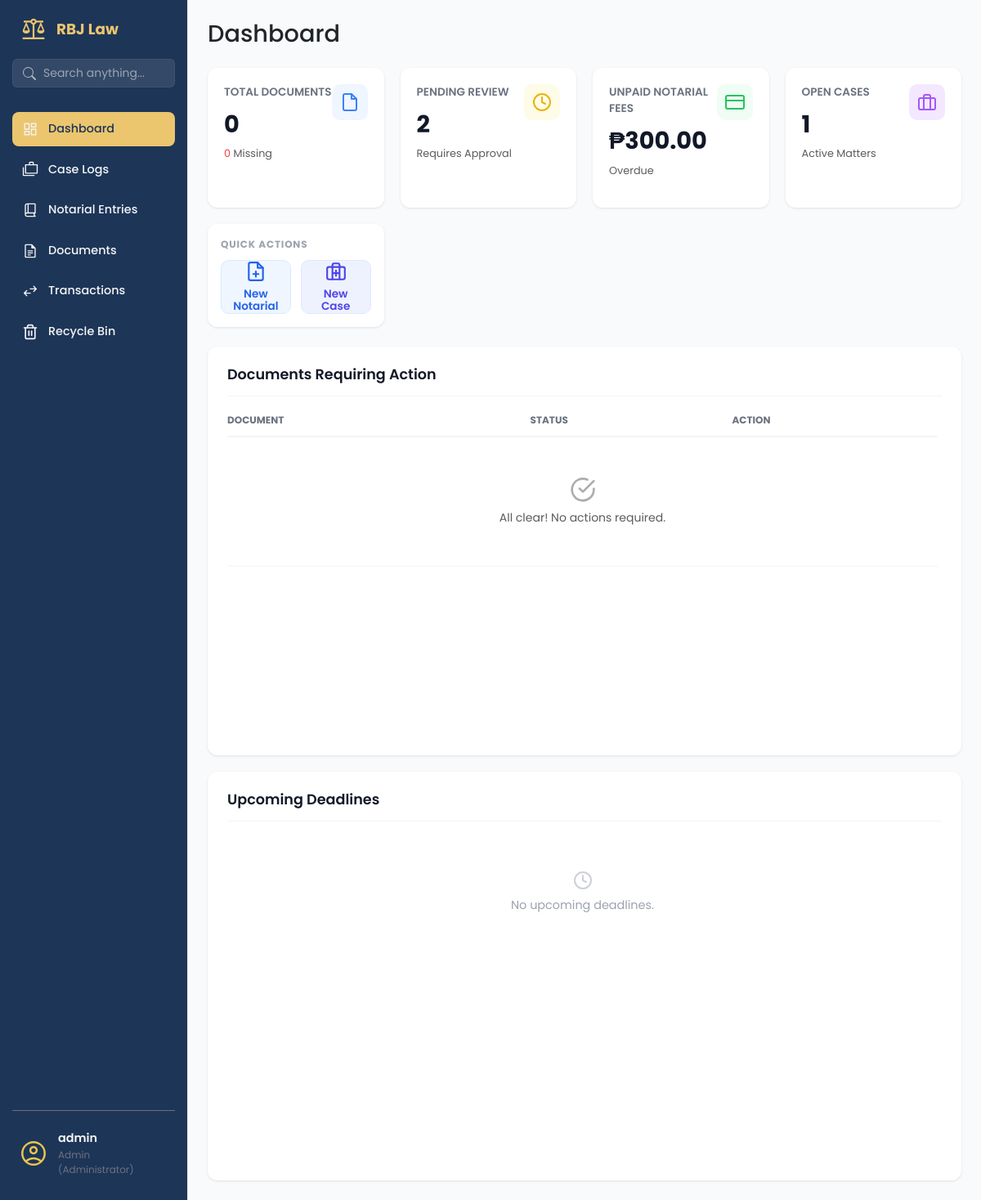
The page /dashboard (signed in) on the database as committed earlier.
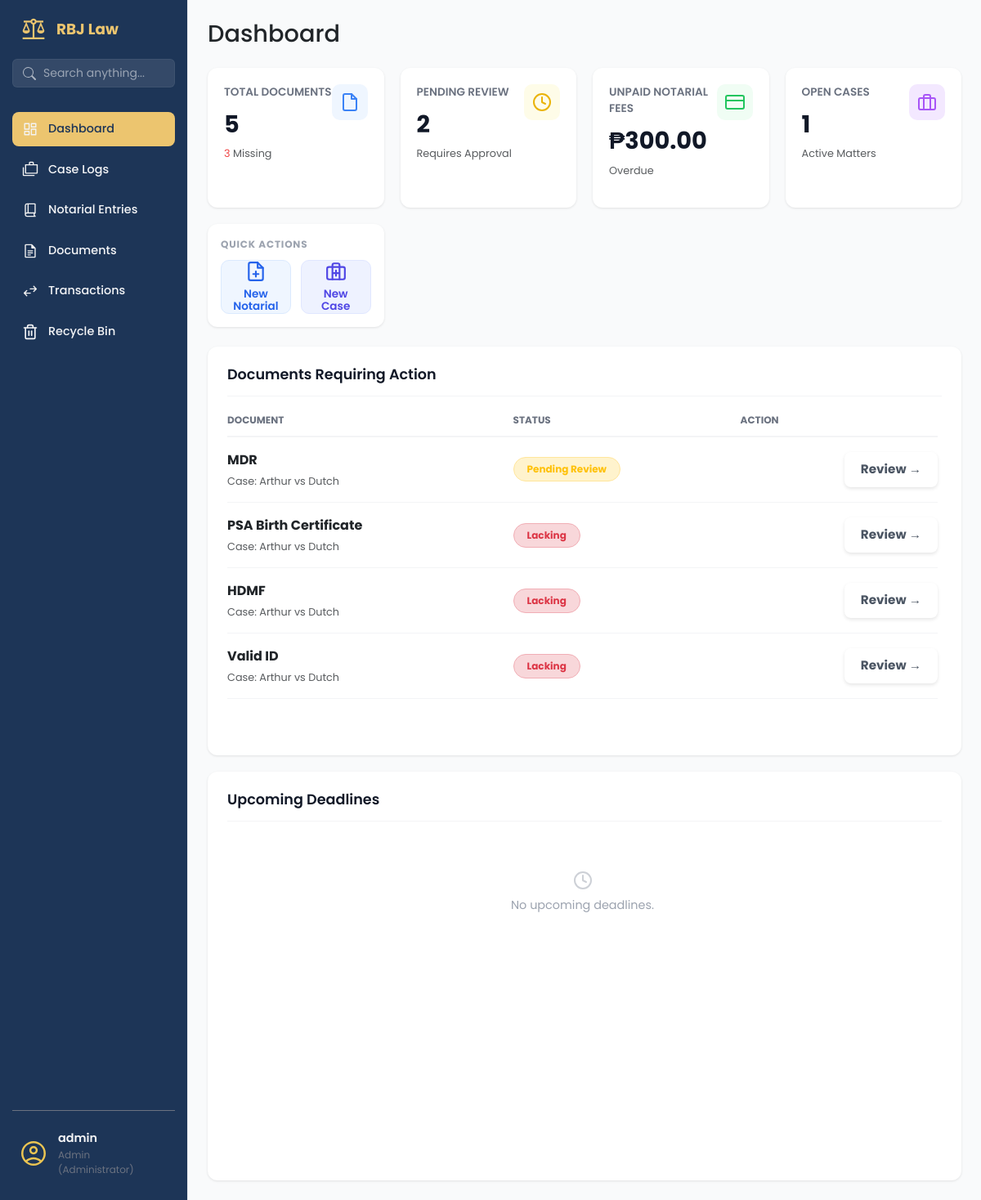
The same page on the database as committed later.
### app/models/document_mdl.py (models this page shows, shortened)
class Document(db.Model, SoftDeleteMixin):
    __tablename__ = 'documents'
    id = db.Column(db.Integer, primary_key=True)
    filename = db.Column(db.String(255), nullable=False)
    file_path = db.Column(db.String(500), nullable=False)
    file_type = db.Column(db.String(50), nullable=True)
    file_size = db.Column(db.Integer, nullable=True)  # in bytes
    document_type = db.Column(db.String(100), nullable=True)  # e.g., Affidavit, ID, SPA Draft, etc.
    notes = db.Column(db.Text, nullable=True)
    document_status = db.Column(db.String(50), default='Pending', nullable=False)
    parent_type = db.Column(db.String(50), nullable=False)  # 'notarial_entry', 'case', 'client'
    parent_id = db.Column(db.Integer, nullable=False)
    uploaded_by = db.Column(db.Integer, db.ForeignKey('users.id'), nullable=True)
    uploaded_at = db.Column(db.DateTime, default=datetime.utcnow)
    last_modified = db.Column(db.DateTime, default=datetime.utcnow, onupdate=datetime.utcnow)
    uploader = db.relationship('User', backref='uploaded_documents', lazy=True)

### app/routes/dashboard_routes.py (the view)
@dashboard_bp.route('/')
@dashboard_bp.route('/dashboard')
@login_required
def dashboard_page():
    filtered_data = filter_dashboard_data()
    total_docs = Document.query.filter(Document.deleted_at == None).count()
    missing_docs = Document.query.filter(Document.document_status.ilike('Lacking'),Document.deleted_at == None).count()
    if current_user.role == 'staff':
        pending_payments_count = filtered_data['transactions'].filter_by(payment_status='Pending').count()
        unpaid_sum = db.session.query(func.sum(TransactionItem.transaction_amount))\
            .filter(TransactionItem.payment_status == 'Pending',
                   TransactionItem.transaction_type == 'Notarial').scalar() or 0
        unpaid_count = TransactionItem.query.filter_by(
            payment_status='Pending',
            transaction_type='Notarial'
        ).count()
    else:
        pending_payments_count = TransactionItem.query.filter_by(payment_status='Pending').count()
        unpaid_sum = db.session.query(func.sum(TransactionItem.transaction_amount))\
            .filter(TransactionItem.payment_status == 'Pending').scalar() or 0
        unpaid_count = TransactionItem.query.filter_by(payment_status='Pending').count()
    pending_docs_count = Document.query.filter(Document.document_status.ilike('Pending')).count()
    total_pending = pending_docs_count + pending_payments_count
    open_cases = Case.query.filter(Case.status.ilike('active')).count()
    notarial_count = TransactionItem.query.filter_by(transaction_type='Notarial').count()
    case_count = TransactionItem.query.filter_by(transaction_type='Case').count()
    upcoming_deadlines = Schedule.query\
        .options(joinedload(Schedule.case))\
        .filter(Schedule.is_done == False)\
        .order_by(Schedule.deadline.asc())\
        .limit(6)\
        .all()
    kpi_data = {
        'total_docs': total_docs,
        'missing_docs': missing_docs,
        'pending_review': total_pending,
        'pending_payments': pending_payments_count,
        'total_unpaid': "{:,.2f}".format(unpaid_sum),
        'unpaid_count': unpaid_count,
        'open_cases': open_cases,
        'notarial_count': notarial_count,
        'case_count': case_count
    }
    action_docs_query = Document.query.filter(
        Document.document_status.in_(['Pending', 'Lacking', 'Draft', 'For Signature', 'Pending Review']),
        Document.deleted_at == None
    ).order_by(
        db.case(
            (Document.document_status == 'Pending Review', 1),
            (Document.document_status == 'Lacking', 2),
            else_=3
        ),
        Document.last_modified.desc()
    ).limit(5).all()
    action_docs_data = []
    for doc in action_docs_query:
        action_docs_data.append({
            'title': doc.document_type or doc.filename,
            'context': resolve_document_context(doc),
            'status': doc.document_status,
            'id': doc.id,
            'target_url': get_context_url(doc)
        })
    if current_user.role == 'staff':
        pending_transactions = TransactionItem.query\
            .filter_by(payment_status='Pending', transaction_type='Notarial')\
            .options(joinedload(TransactionItem.client))\
            .order_by(TransactionItem.transaction_date.desc())\
            .limit(5).all()
    else:
        pending_transactions = TransactionItem.query\
            .filter_by(payment_status='Pending')\
            .options(joinedload(TransactionItem.client))\
            .order_by(TransactionItem.transaction_date.desc())\
            .limit(5).all()
    action_transactions_data = []
    for transaction in pending_transactions:
        client_name = "Unknown Client"
        if transaction.client:
            if hasattr(transaction.client, 'full_name'):
                client_name = transaction.client.full_name
            elif hasattr(transaction.client, 'client_first_name'):
                client_name = f"{transaction.client.client_first_name} {transaction.client.client_last_name}"
        action_transactions_data.append({
            'title': f"{transaction.purpose} - {client_name}",
            'context': f"{transaction.transaction_type} Transaction",
            'status': 'Pending Payment',
            'id': transaction.id,
            'target_url': url_for('transaction.transactions_page')
        })
    context = {
        'kpi': kpi_data,
        'action_docs': action_docs_data,
        'action_transactions': action_transactions_data,
        'upcoming_deadlines': upcoming_deadlines,
        'now': datetime.now().date()
    }
    return render_template('dashboard_page.html', **context)

### app/models/client_mdl.py (called while the page is built)
    @property
    def full_name(self):
        return f"{self.client_first_name} {self.client_last_name}"

### app/routes/dashboard_routes.py (called while the page is built, shortened)
def resolve_document_context(doc):
    if not doc.parent_type or not doc.parent_id:
        return "General Upload"
    try:
        if doc.parent_type == 'case':
            case = Case.query.get(doc.parent_id)
            return f"Case: {case.title}" if case else "Unknown Case"
        elif doc.parent_type == 'client':
            client = Client.query.get(doc.parent_id)
            return f"Client: {client.client_last_name}, {client.client_first_name}" if client else "Unknown Client"
    except Exception as e:
        return f"{doc.parent_type.title()} #{doc.parent_id}"
    return f"{doc.parent_type} #{doc.parent_id}"

def get_context_url(doc):
    if doc.parent_type == 'case':
        return f"/cases/{doc.parent_id}"
    elif doc.parent_type == 'notarial_entry':
        return url_for('notarial_entries.entry_details', entry_id=doc.parent_id)
    elif doc.parent_type == 'client':
        return f"/clients/{doc.parent_id}"
    return f"/documents/{doc.id}"

### app/templates/dashboard_page.html (shortened to what the changed rows need)
{% extends "base.html" %}
{% block content %}
<main class="dashboard-content">
    <header class="dashboard-header">
        <h1>Dashboard</h1>
    </header>
    <section class="dashboard-cards">
        <div class="data-card">
            <div class="data-card__info">
                <span class="data-card__title">Total Documents</span>
                <span class="data-card__value">{{ kpi.total_docs }}</span>
                <p class="text-muted" style="margin-top:4px; font-size: 0.8rem;">
                    <span style="color:#ef4444;">{{ kpi.missing_docs }}</span> Missing
                </p>
            </div>
        </div>
    </section>
    <section class="dashboard-panels-bottom">
        <div class="panel-card">
            <div class="panel-card__body">
                <table class="action-table">
                    <thead>
                        <tr>
                            <th>Document</th>
                            <th>Status</th>
                            <th>Action</th>
                        </tr>
                    </thead>
                    <tbody>
                        {% for doc in action_docs %}
                        <tr>
                            <td class="py-3">
                                <div class="d-flex flex-column">
                                    <span class="fw-bold text-dark mb-1">{{ doc.title }}</span>
                                    <span class="text-muted small" style="font-size: 0.8rem;">
                                        {{ doc.context }}
                                    </span>
                                </div>
                            </td>
                            <td class="py-3 align-middle">
                                {% if doc.status == 'Lacking' or doc.status == 'Missing' %}
                                <span
                                    class="badge bg-danger-subtle text-danger border border-danger-subtle px-3 py-2 rounded-pill">
                                    Lacking
                                </span>
                                {% elif doc.status == 'For Signature' %}
                                <span
                                    class="badge bg-info-subtle text-info border border-info-subtle px-3 py-2 rounded-pill">
                                    SIGNATURE
                                </span>
                                {% else %}
                                <span
                                    class="badge bg-warning-subtle text-warning border border-warning-subtle px-3 py-2 rounded-pill">
                                    {{ doc.status|title }}
                                </span>
                                {% endif %}
                            </td>
                            <td class="py-3 align-middle text-end">
                                <a href="{{ doc.target_url }}" class="btn btn-sm btn-link text-decoration-none fw-bold"
                                    style="color: #4b5563;">
                                    Review &rarr;
                                </a>
                            </td>
                        </tr>
                        {% else %}
                        <tr>
                            <td colspan="3" class="text-center py-5">
                                <div class="text-muted opacity-50">
                                    <svg xmlns="http://www.w3.org/2000/svg" width="32" height="32" viewBox="0 0 24 24"
                                        fill="none" stroke="currentColor" stroke-width="2" stroke-linecap="round"
                                        stroke-linejoin="round">
                                        <path d="M22 11.08V12a10 10 0 1 1-5.93-9.14"></path>
                                        <polyline points="22 4 12 14.01 9 11.01"></polyline>
                                    </svg>
                                </div>
                                <p class="small text-muted mt-2 mb-0">All clear! No actions required.</p>
                            </td>
                        </tr>
                        {% endfor %}
                    </tbody>
                </table>
            </div>
        </div>
    </section>
</main>
{% endblock %}

Rows that differ between the two databases and show on the page:
added Document: title "MDR", context "Case: Arthur vs Dutch", status "Pending Review"
added Document: title "PSA Birth Certificate", context "Case: Arthur vs Dutch", document_status "Lacking"
added Document: title "HDMF", context "Case: Arthur vs Dutch", document_status "Lacking"
added Document: title "Valid ID", context "Case: Arthur vs Dutch", document_status "Lacking"
Other text that changed with them:
{{ kpi.total_docs }}: "0" → "5"
{{ kpi.missing_docs }}: "0" → "3"
text no longer shown: "All clear! No actions required."
